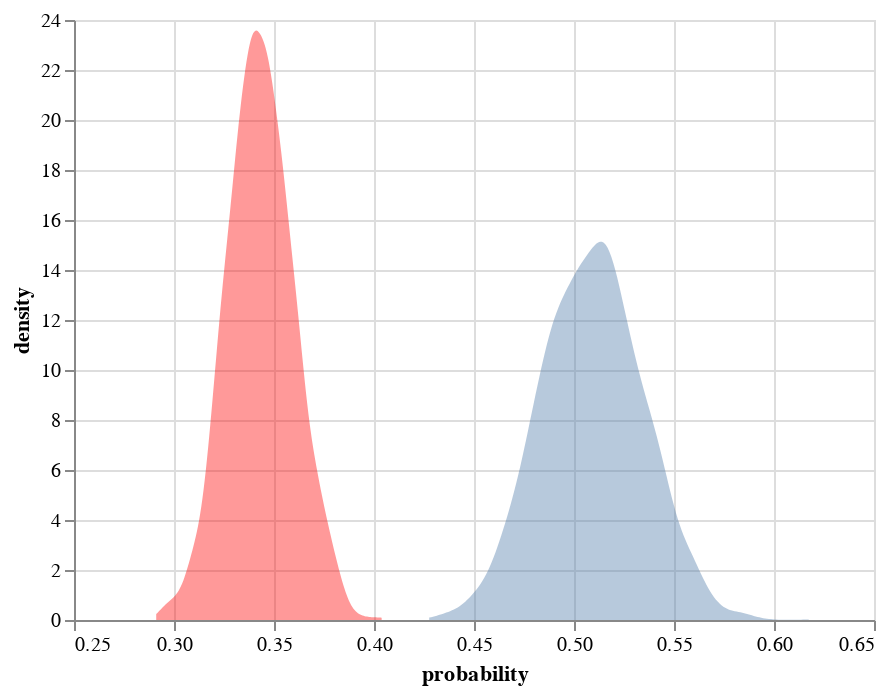

Notebook source saved alongside this figure:
### Code cell
direct_effect = pd.DataFrame({
    "urban" : urban_predictions['posterior_predictive']['lkl'].mean(dim=['lkl_dim_2']).to_numpy().ravel(),
    "rural" : rural_predictions['posterior_predictive']['lkl'].mean(dim=['lkl_dim_2']).to_numpy().ravel()
})

alt.Chart(direct_effect).transform_density(
    'rural',
    as_=['probability', 'density'],
).mark_area(opacity=0.4, color='red').encode(
    x="probability:Q",
    y='density:Q',
) + alt.Chart(direct_effect).transform_density(
    'urban',
    as_=['probability', 'density'],
).mark_area(opacity=0.4).encode(
    x="probability:Q",
    y='density:Q',
)

### Figure 1 — Vega-Lite specification as saved in the notebook (floating-point values rounded to 4 significant figures; data arrays with more than 128 entries replaced by an {"elided": "..."} marker saying what was removed)
{"$schema": "https://vega.github.io/schema/vega-lite/v4.17.0.json", "config": {"view": {"continuousHeight": 300, "continuousWidth": 400}}, "data": {"name": "data-168974d2626ac5cb9f9a7bc7f259103b"}, "datasets": {"data-168974d2626ac5cb9f9a7bc7f259103b": {"elided": "4000 records"}}, "layer": [{"encoding": {"x": {"field": "probability", "type": "quantitative"}, "y": {"field": "density", "type": "quantitative"}}, "mark": {"color": "red", "opacity": 0.4, "type": "area"}, "transform": [{"as": ["probability", "density"], "density": "rural"}]}, {"encoding": {"x": {"field": "probability", "type": "quantitative"}, "y": {"field": "density", "type": "quantitative"}}, "mark": {"opacity": 0.4, "type": "area"}, "transform": [{"as": ["probability", "density"], "density": "urban"}]}]}
